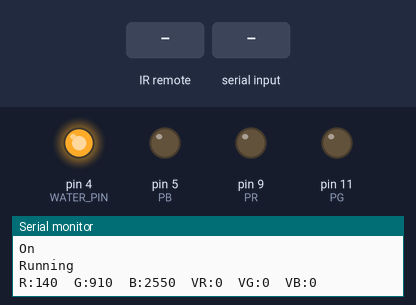
A sketch run on a simulated Arduino Uno, built with avr-gcc and run on an emulated ATmega328P. On the bench: output pins drawn as LEDs (lit = HIGH), the last lines printed to the serial monitor. The inputs (shaded band) are chosen by the test bench. Random numbers use the default seed unless the sketch sets one.

Above: at 1.2 s.
1.3 s: infrared code 0xB4B40CF3 received
At 2.5 s:
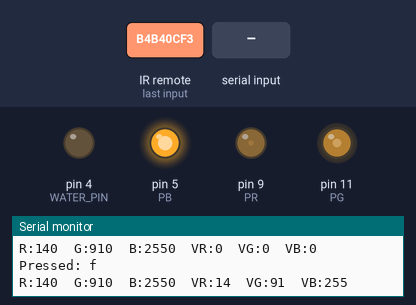
2.8 s: byte 43 ('+') received over Serial
4.4 s: "200\n" received over Serial
At 5.4 s:
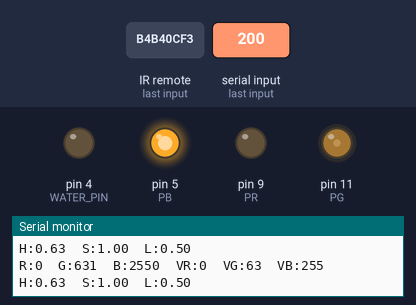
7.4 s: byte 45 ('-') received over Serial
At 8.03 s:
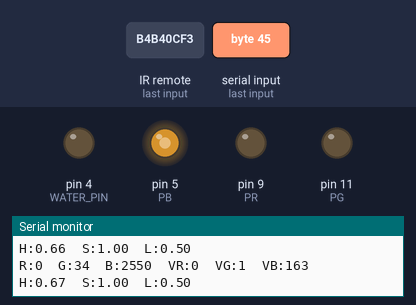
10.4 s: infrared code 0xFFD02F received
At 10.8 s:
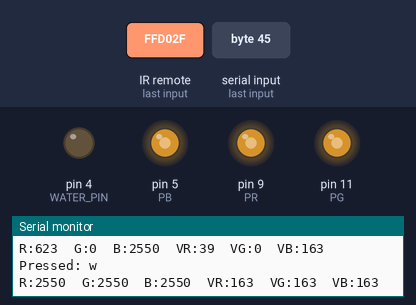
12.0 s: "X90\n" received over Serial
At 13.2 s:
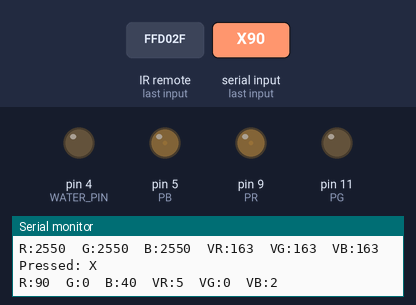
Timing chart, 0 to 14.5 s (numbered marks = the images above; inputs shaded):
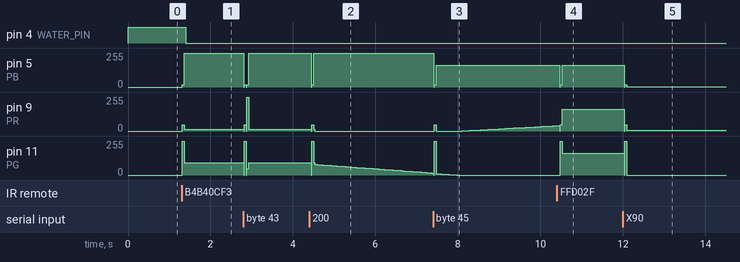

The sketch:

rgb_water_fountain.ino
```cpp
#include <IRremote.h>
#include <SoftwareSerial.h>

int RECV_PIN = 7;
int WATER_PIN = 4;
int PR = 9;
int PG = 11;
int PB = 5;

int max = 2550;

//long r = 2550; //up to max
//long g = 2550;
//long b = 2550;

long r = 140; //up to max
long g = 910;
long b = 2550;

//long r = 0; //up to max
//long g = 0;
//long b = 0;

int pvr = 0;
int pvg = 0;
int pvb = 0;

boolean newColor = false;
char newColorC = 0;

double bright = 1;

int program = '0'; // 0, 2
int mode = 'X'; // X, W, L
boolean on = 0; // true, false   ;-)

unsigned char fr = 255; // up to 255
unsigned char fg = 255; // 100
unsigned char fb = 255; // 100

int rs = 3; // up to max
int gs = -2;
int bs = 1;

boolean printColor = true;

double hsl[3] = {0, 1, 0.5};

// Pressing 0 changes to program 0 so leds freeze
// Pressing 1 changes mode, no program change
// Pressing 2 starts program 2, soft colour change
// Pressing 3 sets random color and sets program 0
// Pressing other numbers recall colour and sets program 0

// Program 0 still colour
// Program 2, soft colour change

unsigned char colors[15][3] = {
  { 255,   0,   0 }, {   0, 255,   0 }, {   0,   0, 255 }, //4 5 6
  { 255,  40,   0 }, {   0, 255,  20 }, {  12,  15, 255 }, //7 8 9
  { 255,  96,   0 }, {   0, 255, 150 }, {  14,  91, 255 }, //A B C
  { 255, 128,   0 }, {   0, 232, 192 }, { 160,   0, 255 }, //D E F
  { 255, 200,   0 }, {   0,  71, 255 }, { 255,   0,  90 }  //G H I
  };

void readColor(int n) {
  r = 10 * colors[n][0];
  g = 10 * colors[n][1];
  b = 10 * colors[n][2];
}

void writeColor(int n) {
  colors[n][0] = r / 10;
  colors[n][1] = g / 10;
  colors[n][2] = b / 10;
}

// TODO EEPROM read and write
// TODO Store color with serial command
// TODO Store color with remote control

void pressed(int c) {
  digitalWrite(13, 1);
  if (c != '?') {
    setRed(0);
    setGreen(0);
    setBlue(0);
    delay(10);
    setRed(0x30);
    setGreen(0xFF);
    setBlue(0x10);
  } else if (false) {
    setRed(0);
    setGreen(0);
    setBlue(0);
    delay(10);
    setRed(0xFF);
    setGreen(0x00);
    setBlue(0x00);
    delay(50);
  }
  delay(50);
  digitalWrite(13, 0);
  set();

  if (true) {
    Serial.print("Pressed: ");
    Serial.println((char)c);
  }
  randomSeed(random(1000) + c + millis());
  if (c == 'f') {
    on = !on;
    set();
  } else if (c == '[') {
    on = false;
    set();
  } else if (c == ']') {
    on = true;
    set();
  } else if (on) {
    if (c == '0') {
      program = '0';
      set();
    } else if (c == '1') {
      if (mode == 'X') {
        mode = 'W';
      } else if (mode == 'W') {
        mode = 'L';
      } else {
        mode = 'X';
      }
      set();
    } else if (c == '2') {
      double rgb[] = { r / (double)max, g / (double)max, b / (double)max };
      rgb2hsl(rgb, hsl);
      // Soft change
      program = '2';
    } else if (c == '3') {
      randomRGB();
      program = '0';
      set();
    } else if (c >= '4' && c <= '9') {
      readColor(c - '4');
      program = '0';
      set();
    } else if (c >= 'A' && c <= 'Z') {
      readColor(c + 6 - 'A');
      program = '0';
      set();
    } else if (c == 'w') {
      r = max;
      g = max;
      b = max;
      program = '0';
      set();
    } else if (c == '+' && !newColor) {
      bright += 0.2;
      if (bright > 1) {
        bright = 1;
        setRed(0);
        setGreen(0);
        setBlue(0);
        delay(10);
        setRed(0xFF);
        setGreen(0x30);
        setBlue(0x10);
        delay(50);
      }
      set();
    } else if (c == '-' && !newColor) {
      bright -= 0.2;
      if (bright < 0.2) {
        bright = 0.2;
        setRed(0);
        setGreen(0);
        setBlue(0);
        delay(10);
        setRed(0xFF);
        setGreen(0x30);
        setBlue(0x10);
        delay(50);
      }
      set();
    } else if (c == '+' && newColor) {
      if (newColorC == 0) {
        r = min(max, r + 50);
      } else if (newColorC == 1) {
        g = min(max, g + 50);
      } else if (newColorC == 2) {
        b = min(max, b + 50);
      }
      set();
    } else if (c == '-' && newColor) {
      if (newColorC == 0) {
        r = max(0, r - 50);
      } else if (newColorC == 1) {
        g = max(0, g - 50);
      } else if (newColorC == 2) {
        b = max(0, b - 50);
      }
      set();
    } else if (c == 'r' && newColor) {
      newColorC = 0;
      Serial.println("RED");
    } else if (c == 'g' && newColor) {
      newColorC = 1;
      Serial.println("GREEN");
    } else if (c == 'b' && newColor) {
      newColorC = 2;
      Serial.println("BLUE");
    } else if (c == 'c') {
      newColor = !newColor;
      Serial.print("New color: ");
      Serial.println(newColor ? "ON" : "OFF");
      program = '0';
      set();
      delay(500);
    }
  }
}

void set() {
  int vr, vg, vb;
  if (on && (mode == 'L' || mode == 'X')) {
    vr = (int)(r/10) * bright * bright * fr / 255;
    vg = (int)(g/10) * bright * bright * fg / 255;
    vb = (int)(b/10) * bright * bright * fb / 255;
  } else {
    vr = 0;
    vg = 0;
    vb = 0;
  }
  setRed(vr);
  setGreen(vg);
  setBlue(vb);

  if(printColor){
    printColor = false;
    Serial.print("R:");
    Serial.print(r);
    Serial.print("  G:");
    Serial.print(g);
    Serial.print("  B:");
    Serial.print(b);
    Serial.print("  ");
    Serial.print("VR:");
    Serial.print((int)vr);
    Serial.print("  VG:");
    Serial.print((int)vg);
    Serial.print("  VB:");
    Serial.print((int)vb);
    Serial.println();
  }
  if (!on || mode == 'L') {
    pinMode(WATER_PIN, OUTPUT);
    digitalWrite(WATER_PIN, 1);
  } else {
    pinMode(WATER_PIN, OUTPUT);
    digitalWrite(WATER_PIN, 0);
  }
}

void setup() {
  Serial.begin(9600);
  setupIr();
  Serial.println("On");
  Serial.println("Running");
}

void loop() {
  long irvalue = readSerialIr();
  if (irvalue != 0) {
    Serial.println(irvalue, HEX);
    pressedIr(irvalue);
  }
  irvalue = readIr();
  if (irvalue != 0) {
    Serial.println(irvalue, HEX);
    pressedIr(irvalue);
  }
  if (Serial.available()) {
    int c = Serial.read();
    pressed(c);
    if (!newColor) {
      while (Serial.available()) {Serial.read();};
    }
  }
  if (on) {
    //Serial.print("Mode: ");
    //Serial.println((char)mode);
    if (mode == 'L' || mode == 'X') {
     // Serial.print("Program: ");
     // Serial.println((char)program);
      if (program == '2') {
        softChangeHSL();
        delay(5);
      } else if (program == '0') {
        set();
        if (!newColor || !Serial.available()) {
          delay(50);
        }
      }
    }
  } else {
    set();
    wait();
  }
}

void wait() {
  delay(100);
}

void fixedColor(int _r, int _g, int _b) {
  r = _r;
  g = _g;
  b = _b;
  set();
  wait();
}


void softChangeHSL() {
  hsl[0]=fmod(hsl[0]+0.001, 1);
  hsl[1]=1;
  hsl[2]=0.5;
  setHSL();
}

void randomRGB() {
  hsl[0] = fmod(hsl[0] + .3 + (random(3)/10.0), 1);
  hsl[1] = (90.0 + random(10)) / 100.0;
  hsl[2] = 0.5;
  setHSL();
}

void setHSL() {
  if (true) {
    Serial.print("H:");
    Serial.print(hsl[0]);
    Serial.print("  S:");
    Serial.print(hsl[1]);
    Serial.print("  L:");
    Serial.print(hsl[2]);
    Serial.println();
  }
  double rgb[3];
  hsl2rgb(hsl, rgb);
  r = rgb[0]*max;
  g = rgb[1]*max;
  b = rgb[2]*max;
  set();
}

void setRed(int v) {
  if (v != pvr) {
    printColor = true;
    pvr = v;
  }
  analogWrite(PR, v);
}

void setGreen(int v) {
  if (v != pvg) {
    printColor = true;
    pvg = v;
  }
  analogWrite(PG, v);
}

void setBlue(int v) {
  if (v != pvb) {
    printColor = true;
    pvb = v;
  }
  analogWrite(PB, v);
}

//void softChange() {
//  if (false) {
//    Serial.print("R:");
//    Serial.print((int)r);
//    Serial.print("  G:");
//    Serial.print((int)g);
//    Serial.print("  B:");
//    Serial.print((int)b);
//    Serial.print(" S  R:");
//    Serial.print((int)rs);
//    Serial.print("  G:");
//    Serial.print((int)gs);
//    Serial.print("  B:");
//    Serial.print((int)bs);
//    Serial.println();
//  }
//
//  if (r <= abs(rs)) {
//    rs = abs(rs);
//    r = rs + 1;
//  } else if ( r >= max-abs(rs) ) {
//    rs = -abs(rs);
//    r = max-abs(rs);
//  }
//  r = (r + rs);
//  if (g <= abs(gs)) {
//    gs = abs(gs);
//  } else if ( g > max-abs(gs) ) {
//    gs = -abs(gs);
//    g = max-abs(gs);
//  }
//  g = (g + gs);
//  if (b <= abs(bs)) {
//    bs = abs(bs);
//  } else if ( b > max-abs(bs) ) {
//    bs = -abs(bs);
//    b = max-abs(bs);
//  }
//  b = (b + bs);
//}
//
```

colorConv.ino
```cpp
void hsl2rgb(double hsl[], double rgb[]) {
    double min, sv, fract, vsf;

    double v = (hsl[2] <= 0.5) ? (hsl[2] * (1 + hsl[1])) : (hsl[2] + hsl[1] - hsl[2] * hsl[1]);
    if (v == 0.0) {
      rgb[0]=0;
      rgb[1]=0;
      rgb[2]=0;
      return;
    }

    min = 2 * hsl[2] - v;
    sv = (v - min) / v;
    double h = fmod((6 * hsl[0]), 6);
    int sextant = (int)(h);
    fract = h - sextant;
    vsf = v * sv * fract;

    switch (sextant) {
        case 0: rgb[0]=v; rgb[1]=min + vsf; rgb[2]=min; break; // return { v, min + vsf, min };
        case 1: rgb[0]=v - vsf; rgb[1]=v; rgb[2]=min; break;   // return { v - vsf, v, min };
        case 2: rgb[0]=min; rgb[1]=v; rgb[2]=min + vsf; break; // return { min, v, min + vsf };
        case 3: rgb[0]=min; rgb[1]=v - vsf; rgb[2]=v; break;   // return { min, v - vsf, v };
        case 4: rgb[0]=min + vsf; rgb[1]=min; rgb[2]=v; break; // return { min + vsf, min, v };
        case 5: rgb[0]=v; rgb[1]=min; rgb[2]=v - vsf; break;   // return { v, min, v - vsf };
    }
}

void rgb2hsl(double rgb[], double hsl[]){
    double _max = max(rgb[0], max(rgb[1], rgb[2]));
    double _min = min(rgb[0], min(rgb[1], rgb[2]));
    hsl[2] = (_max + _min) / 2;
    if(_max == _min){
        hsl[0] = hsl[1] = 0; // achromatic
    } else {
        double d = _max - _min;
        hsl[1] = hsl[2] > 0.5 ? d / (2 - _max - _min) : d / (_max + _min);
        if (_max == rgb[0]){
          hsl[0] = (rgb[1] - rgb[2]) / d + (rgb[1] < rgb[2] ? 6 : 0);
        } else if (_max == rgb[1]) {
          hsl[0] = (rgb[2] - rgb[0]) / d + 2;
        } else if (_max == rgb[2]) {
          hsl[0] = (rgb[0] - rgb[1]) / d + 4;
        }
        hsl[0] /= 6.0;
    }
}
```

irStuff.ino
```cpp
IRrecv irrecv(RECV_PIN);

decode_results results;

SoftwareSerial irSerial(2, 3); // RX, TX

void setupIr(void){
  irSerial.begin(9600);
  irrecv.enableIRIn(); // Start the receiver
}

long readSerialIr(void) {
  if (!irSerial.available()) {
    return 0;
  }
  delay(50);
  char c = irSerial.read();
  while (irSerial.available() && c != '[') {
    c = irSerial.read();
  }
  if (c != '[') {
    return 0;
  }
  int res = 0;
  char buff[9];
  buff[0] = 0;
  for (int n = 0; n < 16 && irSerial.available() ; n++) {
    c = irSerial.read();
    if (c == ']') {
      break;
    }
    buff[n] = c;
    buff[n+1] = 0;
  }
  if (c != ']') {
    return 0;
  }
  return strtol(buff, NULL, 16);
}

long readIr(void) {
  long res = 0;
  if (irrecv.decode(&results)) {
    dump(&results);
    res = results.value;
    irrecv.resume(); // Receive the next value
  }
  return res;
}

void pressedIr(long value) {
  switch (value) {
    case 0xB4B40CF3:
      pressed('f');
      break;
    case 0xFF609F: // LED BULB OFF
      pressed('[');
      break;
    case 0xFFE01F: // LED BULB ON
      pressed(']');
      break;
    case 0xFFD02F: // LED BULB WHITE
      pressed('w');
      break;
    case 0xFF906F: // LED BULB RED1
      pressed('4');
      break;
    case 0xFF10EF: // LED BULB GREEN1
      pressed('5');
      break;
    case 0xFF50AF: // LED BULB BLUE1
      pressed('6');
      break;
    case 0xFFB04F: // LED BULB RED2
      pressed('7');
      break;
    case 0xFF30CF: // LED BULB GREEN2
      pressed('8');
      break;
    case 0xFF708F: // LED BULB BLUE2
      pressed('9');
      break;
    case 0xFFA857: // LED BULB RED3
      pressed('A');
      break;
    case 0xFF9867: // LED BULB RED4
      pressed('D');
      break;
    case 0xFF8877: // LED BULB RED5
      pressed('G');
      break;
    case 0xFF28D7: // LED BULB GREEN3
      pressed('B');
      break;
    case 0xFF18E7: // LED BULB GREEN4
      pressed('E');
      break;
    case 0xFF08F7: // LED BULB GREEN5
      pressed('H');
      break;
    case 0xFF6897: // LED BULB BLUE3
      pressed('C');
      break;
    case 0xFF58A7: // LED BULB BLUE4
      pressed('F');
      break;
    case 0xFF48B7: // LED BULB BLUE5
      pressed('I');
      break;
    case 0xFFF00F: // LED BULB FLASH
      pressed('0');
      break;
    case 0xFFE817: // LED BULB STROBE
      pressed('1');
      break;
    case 0xFFD827: // LED BULB FADE
      pressed('2');
      break;
    case 0xFFC837: // LED BULB SMOOTH
      pressed('3');
      break;
    case 0xFFA05F: // LED BULB +
      pressed('+');
      break;
    case 0xFF20DF: // LED BULB -
      pressed('-');
      break;
    default: // Not decoded
      pressed('?');
      break;
  }
}


// Dumps out the decode_results structure.
// Call this after IRrecv::decode()
// void * to work around compiler issue
//void dump(void *v) {
//  decode_results *results = (decode_results *)v
void dump(decode_results *results) {
  int count = results->rawlen;
  if (results->decode_type == UNKNOWN) {
    Serial.print("Unknown encoding: ");
  }
  else if (results->decode_type == NEC) {
    Serial.print("Decoded NEC: ");
  }
  else if (results->decode_type == SONY) {
    Serial.print("Decoded SONY: ");
  }
  else if (results->decode_type == RC5) {
    Serial.print("Decoded RC5: ");
  }
  else if (results->decode_type == RC6) {
    Serial.print("Decoded RC6: ");
  }
  else if (results->decode_type == PANASONIC) {
    Serial.print("Decoded PANASONIC - Address: ");
    Serial.print(results->address,HEX);
    Serial.print(" Value: ");
  }
  else if (results->decode_type == LG) {
     Serial.print("Decoded LG: ");
  }
  else if (results->decode_type == JVC) {
     Serial.print("Decoded JVC: ");

  }
  else if (results->decode_type == AIWA_RC_T501) {
    Serial.print("Decoded AIWA RC T501: ");
  }
  else if (results->decode_type == WHYNTER) {
     Serial.print("Decoded Whynter: ");
  }
  Serial.print(results->value, HEX);
  Serial.print(" (");
  Serial.print(results->bits, DEC);
  Serial.println(" bits)");
  Serial.print("Raw (");
  Serial.print(count, DEC);
  Serial.print("): ");

  for (int i = 0; i < count; i++) {
    if ((i % 2) == 1) {
      Serial.print(results->rawbuf[i]*USECPERTICK, DEC);
    }
    else {
      Serial.print(-(int)results->rawbuf[i]*USECPERTICK, DEC);
    }
    Serial.print(" ");
  }
  Serial.println("");
}
```

Measured:
- after the input at 1.3 s, pin 4 (WATER_PIN): HIGH → LOW after 0.10 s; pin 5 (PB): 0/255 → 255/255 at once; pin 9 (PR): 0/255 → 14/255 at once; pin 11 (PG): 0/255 → 91/255 at once
- after the input at 4.4 s, pin 5 (PB): 255/255 → 0/255 after 0.05 s, → 16/255 0.01 s later, → 255/255 0.05 s later; pin 9 (PR): 14/255 → 0/255 after 0.05 s
- after the input at 7.4 s, pin 5 (PB): 255/255 → 163/255 at once
- after the input at 10.4 s, pin 5 (PB): 163/255 → 0/255 after 0.07 s, → 16/255 0.01 s later, → 163/255 0.05 s later; pin 11 (PG): 0/255 → 163/255 after 0.08 s
- after the input at 12.0 s, pin 5 (PB): 163/255 → 2/255 at once; pin 9 (PR): 163/255 → 5/255 at once; pin 11 (PG): 163/255 → 0/255 at once
